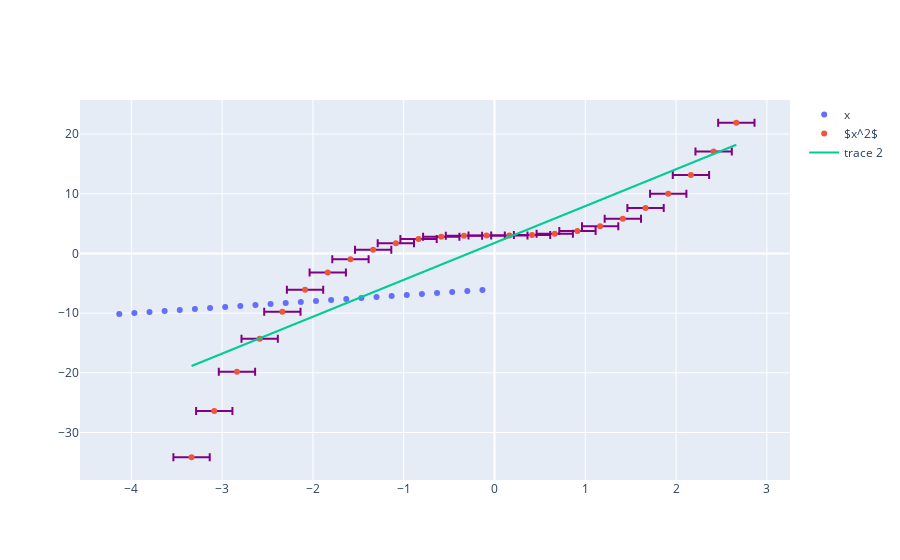

Here is the notebook cell this chart was saved with:
### Markdown cell above
### plotly.graph_objects
Построем то же, самоое через полную версию.

### Code cell
import plotly.graph_objects as go
df["type"] = df["type"].astype(int)
X_1 = df[df['type']==1]['x']
X_2 = df[df['type']==2]['x']
Y_1 = df[df['type']==1]['y']
Y_2 = df[df['type']==2]['y']

z = np.polyfit(X_2, Y_2, 1)
p = np.poly1d(z)
xp = np.linspace(min(X_2), max(X_2), 50)
fig = go.Figure()

# Add traces

fig.add_trace(go.Scatter(x=X_1, y=Y_1,
                    mode='markers',
                    name='x'))
fig.add_trace(go.Scatter(x=X_2, y=Y_2,
                    mode='markers',
                    name='$x^2$',
                    error_x = dict(
                        type='constant',value=0.2,
                        color='purple')))
fig.add_trace(go.Line(x= xp, y = p(xp)))
fig.show()

### Figure 1 — Plotly figure (JSON) as saved in the notebook; plotly's stock layout.template omitted (floating-point values rounded to 4 significant figures)
{"data": [{"mode": "markers", "name": "x", "type": "scatter", "x": [-4.133, -3.966, -3.8, -3.633, -3.466, -3.3, -3.133, -2.966, -2.8, -2.633, -2.466, -2.3, -2.133, -1.966, -1.8, -1.633, -1.466, -1.3, -1.133, -0.9663, -0.7996, -0.633, -0.4663, -0.2996, -0.133], "y": [-10.13, -9.966, -9.8, -9.633, -9.466, -9.3, -9.133, -8.966, -8.8, -8.633, -8.466, -8.3, -8.133, -7.966, -7.8, -7.633, -7.466, -7.3, -7.133, -6.966, -6.8, -6.633, -6.466, -6.3, -6.133]}, {"error_x": {"color": "purple", "type": "constant", "value": 0.2}, "mode": "markers", "name": "$x^2$", "type": "scatter", "x": [-3.337, -3.087, -2.837, -2.587, -2.337, -2.087, -1.837, -1.587, -1.337, -1.087, -0.8366, -0.5866, -0.3366, -0.08658, 0.1634, 0.4134, 0.6634, 0.9134, 1.163, 1.413, 1.663, 1.913, 2.163, 2.413, 2.663], "y": [-34.15, -26.41, -19.82, -14.31, -9.757, -6.085, -3.195, -0.9938, 0.6122, 1.717, 2.414, 2.798, 2.962, 2.999, 3.004, 3.071, 3.292, 3.762, 4.575, 5.824, 7.603, 10.01, 13.13, 17.06, 21.89]}, {"type": "scatter", "x": [-3.337, -3.214, -3.092, -2.969, -2.847, -2.724, -2.602, -2.479, -2.357, -2.235, -2.112, -1.99, -1.867, -1.745, -1.622, -1.5, -1.377, -1.255, -1.133, -1.01, -0.8876, -0.7652, -0.6427, -0.5203, -0.3978, -0.2754, -0.1529, -0.03046, 0.09199, 0.2144, 0.3369, 0.4593, 0.5818, 0.7042, 0.8267, 0.9491, 1.072, 1.194, 1.316, 1.439, 1.561, 1.684, 1.806, 1.929, 2.051, 2.174, 2.296, 2.419, 2.541, 2.663], "y": [-18.85, -18.1, -17.34, -16.58, -15.83, -15.07, -14.31, -13.56, -12.8, -12.04, -11.29, -10.53, -9.775, -9.019, -8.262, -7.506, -6.749, -5.993, -5.237, -4.48, -3.724, -2.967, -2.211, -1.454, -0.698, 0.05838, 0.8148, 1.571, 2.328, 3.084, 3.84, 4.597, 5.353, 6.11, 6.866, 7.622, 8.379, 9.135, 9.892, 10.65, 11.4, 12.16, 12.92, 13.67, 14.43, 15.19, 15.94, 16.7, 17.46, 18.21]}], "layout": {}}
